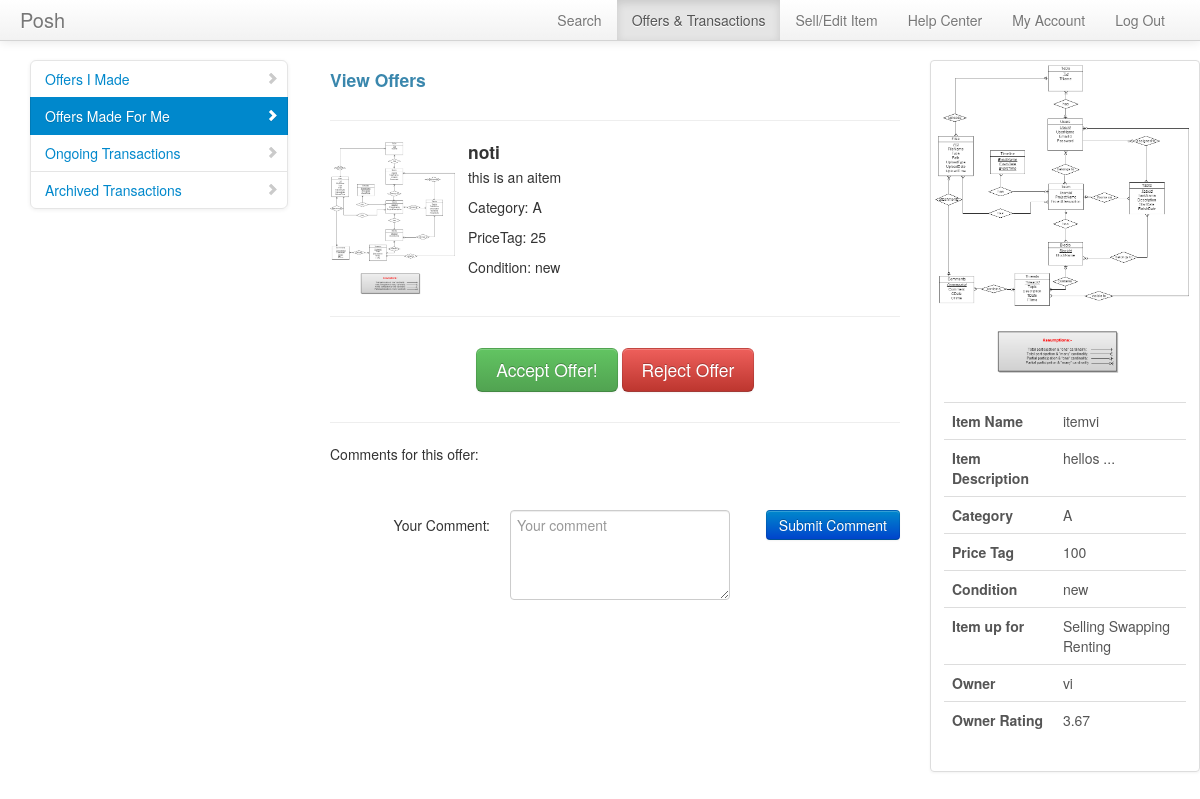
The app's page /manageoffers/viewofferswap.php?offerid=72 (signed in) with its own data.
### tables this page shows
CREATE TABLE IF NOT EXISTS `inventory` (
  `itemid` int(10) NOT NULL AUTO_INCREMENT,
  `owner` varchar(20) NOT NULL,
  `itemname` varchar(40) NOT NULL,
  `category` varchar(40) NOT NULL,
  `addedon` timestamp NOT NULL DEFAULT CURRENT_TIMESTAMP,
  `pricetag` int(10) NOT NULL,
  `description` varchar(500) NOT NULL,
  `condition` varchar(20) NOT NULL,
  `image` varchar(30) DEFAULT NULL,
  PRIMARY KEY (`itemid`),
  KEY `owner` (`owner`)
);

CREATE TABLE IF NOT EXISTS `users` (
  `username` varchar(20) NOT NULL,
  `studentid` int(10) NOT NULL,
  `email` varchar(40) NOT NULL,
  `firstname` varchar(40) NOT NULL,
  `lastname` varchar(40) NOT NULL,
  `roomno` int(3) NOT NULL,
  `wing` varchar(1) NOT NULL,
  `rating` float NOT NULL,
  `password` varchar(20) NOT NULL,
  `confirmed` int(1) NOT NULL,
  `ratingno` int(11) DEFAULT '1',
  `random` int(11) DEFAULT NULL,
  PRIMARY KEY (`username`)
);

### meekrodb.2.1.class.php (called while the page is built, shortened)
<?php
class DB {
  protected static $mdb = null;
  public static function getMDB() {
    $mdb = DB::$mdb;
    if ($mdb === null) {
      $mdb = DB::$mdb = new MeekroDB();
    }
    return $mdb;
  }
  public static function query() { $args = func_get_args(); return call_user_func_array(array(DB::getMDB(), 'query'), $args); }
}
class MeekroDB {
  public $dbName = '';
  public $user = '';
  public $password = '';
  public $host = 'localhost';
  public $port = null;
  public $encoding = 'latin1';
  public $queryMode = 'queryAllRows';
  public $param_char = '%';
  public $named_param_seperator = '_';
  public $internal_mysql = null;
  public function __construct($host=null, $user=null, $password=null, $dbName=null, $port=null, $encoding=null) {
    if ($host === null) $host = DB::$host;
    if ($user === null) $user = DB::$user;
    if ($password === null) $password = DB::$password;
    if ($dbName === null) $dbName = DB::$dbName;
    if ($port === null) $port = DB::$port;
    if ($encoding === null) $encoding = DB::$encoding;
    $this->host = $host;
    $this->user = $user;
    $this->password = $password;
    $this->dbName = $dbName;
    $this->port = $port;
    $this->encoding = $encoding;
  }
  public function get() {
    $mysql = $this->internal_mysql;
    if ($mysql == null) {
      if (! $this->port) $this->port = ini_get('mysqli.default_port');
      $mysql = new mysqli($this->host, $this->user, $this->password, $this->dbName, $this->port);
      $mysql->set_charset($this->encoding);
      $this->internal_mysql = $mysql;
    }
    return $mysql;
  }
  public function escape($str) {
    $db = $this->get();
    return $db->real_escape_string($str);
  }
  protected function prependCall($function, $args, $prepend) {
    array_unshift($args, $prepend);
    return call_user_func_array($function, $args);
  }
  protected function wrapStr($strOrArray, $wrapChar, $escape = false) {
    if (! is_array($strOrArray)) {
      if ($escape) return $wrapChar . $this->escape($strOrArray) . $wrapChar;
      else return $wrapChar . $strOrArray . $wrapChar;
    } else {
      $R = array();
      foreach ($strOrArray as $element) {
        $R[] = $this->wrapStr($element, $wrapChar, $escape);
      }
      return $R;
    }
  }
  public function parseQueryParamsNew() {
    $args = func_get_args();
    $sql = array_shift($args);
    $args_all = $args;
    $posList = array();
    $pos_adj = 0;
    $param_char_length = strlen($this->param_char);
    $named_seperator_length = strlen($this->named_param_seperator);
    $types = array(
      $this->param_char . 'll',
      $this->param_char . 'ls',
      $this->param_char . 'l',
      $this->param_char . 'li',
      $this->param_char . 'ld',
      $this->param_char . 'lb',
      $this->param_char . 's',
      $this->param_char . 'i',
      $this->param_char . 'd',
      $this->param_char . 'b',
      $this->param_char . 'ss'
    );
    foreach ($types as $type) {
      $lastPos = 0;
      while (($pos = strpos($sql, $type, $lastPos)) !== false) {
        $lastPos = $pos + 1;
        $posList[$pos] = $type;
      }
    }
    ksort($posList);
    foreach ($posList as $pos => $type) {
      $type = substr($type, $param_char_length);
      $length_type = strlen($type) + $param_char_length;
      $new_pos = $pos + $pos_adj;
      $new_pos_back = $new_pos + $length_type;
      if ($arg_number_length = strspn($sql, '0123456789', $new_pos_back)) {
        $arg_number = substr($sql, $new_pos_back, $arg_number_length);
        if (! isset($args_all[$arg_number])) $this->nonSQLError("Non existent argument reference (arg $arg_number): $sql");
        $arg = $args_all[$arg_number];
      } else {
        $arg = array_shift($args);
      }
      if (in_array($type, array('s', 'i', 'd', 'b', 'l'))) {
        $array_type = false;
        $arg = array($arg);
        $type = 'l' . $type;
      } else if ($type == 'ss') {
        $result = "'%" . $this->escape(str_replace(array('%', '_'), array('\%', '\_'), $arg)) . "%'";
      } else {
        $array_type = true;
        if (! is_array($arg)) $this->nonSQLError("Badly formatted SQL query: $sql -- expecting array, but didn't get one!");
      }
      if ($type == 'ls') $result = $this->wrapStr($arg, "'", true);
      else if ($type == 'li') $result = array_map('intval', $arg);
      else if ($type == 'ld') $result = array_map('floatval', $arg);
      else if ($type == 'lb') $result = array_map(array($this, 'formatTableName'), $arg);
      else if ($type == 'll') $result = $arg;
      else if (! $result) $this->nonSQLError("Badly formatted SQL query: $sql");
      if (is_array($result)) {
        if (! $array_type) $result = $result[0];
        else $result = '(' . implode(',', $result) . ')';
      }
      $sql = substr_replace($sql, $result, $new_pos, $length_type + $arg_number_length);
      $pos_adj += strlen($result) - ($length_type + $arg_number_length);
    }
    return $sql;
  }
  public function parseQueryParams() {
    $args = func_get_args();
    if (is_string($args[1]) && preg_match('/^[is]+$/', $args[1]) && substr_count($args[0], '?') > 0)
      return call_user_func_array(array($this, 'parseQueryParamsOld'), $args);
    else
      return call_user_func_array(array($this, 'parseQueryParamsNew'), $args);
  }
  public function query() {
    $args = func_get_args();
    if ($this->queryMode == 'buffered' || $this->queryMode == 'unbuffered') {
      return $this->prependCall(array($this, 'queryHelper'), $args, $this->queryMode);
    } else {
      return call_user_func_array(array($this, 'queryAllRows'), $args);
    }
  }
  public function queryUnbuf() { $args = func_get_args(); return $this->prependCall(array($this, 'queryHelper'), $args, 'unbuffered'); }
  protected function queryHelper() {
    $args = func_get_args();
    $type = array_shift($args);
    $is_buffered = ($type == 'buffered');
    $is_null = ($type == 'null');
    $sql = call_user_func_array(array($this, 'parseQueryParams'), $args);
    $db = $this->get();
    $result = $db->query($sql, $is_buffered ? MYSQLI_STORE_RESULT : MYSQLI_USE_RESULT);
    return $result;
  }
  public function queryAllRows() {
    $args = func_get_args();
    $query = call_user_func_array(array($this, 'queryUnbuf'), $args);
    $result = $this->fetchAllRows($query);
    return $result;
  }
  protected function checkError() {
    return false;
  }
  public function fetchRow($result = null) {
    return $result->fetch_assoc();
  }
  public function fetchAllRows($result = null) {
    $A = array();
    while ($row = $this->fetchRow($result)) {
      $A[] = $row;
    }
    return $A;
  }
}
?>

### manageoffers/viewofferswap.php (the view, shortened to what this page needs)
<!DOCTYPE html>
<?php
$offerdetails = DB::query("SELECT * from offerdetails where offerid=%i", $_GET['offerid']);
$offerdetails = $offerdetails[0];
$selling = DB::query("SELECT * from inventory where itemid=%i", $offerdetails['sellingitem']);
$selling=$selling[0];
?>
<html lang="en">
  <head>
    <link href="../bootstrap/css/bootstrap.css" rel="stylesheet">
    <link href="datepicker.css" rel="stylesheet">
    <link href="../bootstrap/css/bootstrap-responsive.css" rel="stylesheet">
    <link href="../bootstrap/css/bootstrap-fileupload.css" rel="stylesheet">
    <link href="../bootstrap/css/docs.css" rel="stylesheet">
	</head>
	<body>
		<div class="navbar navbar-fixed-top">
			<div class="navbar-inner">
				<div class="container" style="width: auto; padding: 0 20px;">
					<a class="brand pull-left" href="#">Posh</a>
					<ul class="nav pull-right">
						<li><a href="../search/searchhome.php">Search</a></li>
						<li class="active"><a href="../manageoffers/listoffersbyme.php">Offers & Transactions</a></li>
						<li><a href="../inventory/viewitems.php">Sell/Edit Item</a></li>
						<li><a href="../helpcenter.php">Help Center</a></li>
						<li><a href="../userdetails.php">My Account</a></li>
						<li><a href="../login/logout.php">Log Out</a></li>
					</ul>
				</div>
			</div>
		</div>
		<div class="container" style="width: auto; padding: 20px 0px 0px 0px;">
			<div class="span3 bs-docs-sidebar">
				<ul class="nav nav-list bs-docs-sidenav">
					<li ><a href="listoffersbyme.php"><i class="icon-chevron-right"></i>Offers I Made</a></li>
					<li  class="active"><a href="listoffersforme.php"><i class="icon-chevron-right"></i>Offers Made For Me</a></li>
					<li><a href="../transactions/viewongoing.php"><i class="icon-chevron-right"></i>Ongoing Transactions</a></li>
					<li><a href="../transactions/archived.php"><i class="icon-chevron-right"></i>Archived Transactions</a></li>
				</ul>
			</div>
			<div class="span6">
			<div class="row-fluid">
			<h4><p class="text-info">View Offers </p></h4>
			</div>
			<hr>
		<?php
			if($offerdetails['offereditem1']!=''){
				$item1=$offerdetails['offereditem1'];
				$tbl_name = "inventory";
				$items = DB::query("SELECT * FROM $tbl_name where itemid=%s",$item1);
				foreach ($items as $item) {
					echo '<div class="row-fluid">';
					echo '<div class="media">';
					echo '<a class="pull-left" href="#"><img src="../upload/'.$item['image'].'" height="128" width="128" alt=""></a>';
					echo '<div class="media-body">';
					echo '<h4 class="media-heading">'.$item['itemname'].'</h4>';
					echo '<p>'.$item['description'].'</p>';
					echo '<p>Category: '.$item['category'].'</p>';
					echo '<p>PriceTag: '.$item['pricetag'].'</p>';
					echo '<p>Condition: '.$item['condition'].'</p>';
					echo '</div>';
					echo '</div>';
					echo '</div>';
					echo '<hr>';
				}
			}
			?>
			<div class="row-fluid">
			<p>
				<div class="span3"></div>
				<?php
				echo
			'<a class="btn btn-large btn-success" href="acceptoffer.php?offerid='.$_GET['offerid'].'" role="button" data-toggle="modal">Accept Offer!</a>';
			echo
				' <button class="btn btn-large btn-danger" onclick="showConfirmation('.$_GET['offerid'].')" class="btn btn-danger">Reject Offer</button>';
			?>
			</p>
			</div>
			<div class="row-fluid">
			<hr>
			<p>
			<?php
			echo 'Comments for this offer: ';
			echo '<table class="table table-hover">
				<thead>
					<tr>
					<th></th>
					<th></th>
					</tr>
				</thead>';
			echo 	'</table>';
			?>
			</p>
			<form name="comment" class="form-horizontal" action="submitcomment.php" method="post">
						<div class="control-group" id="commentgroup">
							<label class="control-label" for="inputComment">Your Comment: </label>
							<div class="controls">
							<textarea rows="4" name="comment" required id="inputComment" placeholder="Your comment" onkeyup=""></textarea>
							<button class="btn btn-primary pull-right" type="submit" id="signupbtn">Submit Comment</button>
							</div>
						</div>
			</form>
			</div>
		</div>
			<div class="span3">
			<div class="thumbnail">
			<?php echo '<img src="../upload/'.$selling['image'].'" alt="">';?>
			<div class="caption">
				<div class="row-fluid">
				<table class="table table-hover">
				<thead>
					<tr>
					<th></th>
					<th></th>
					</tr>
				</thead>
				<tr>
					<th>Item Name </th>
					<td><?php echo $selling['itemname']?></td>
				</tr>
				<tr>
					<th>Item Description </th>
					<td><?php echo substr($selling['description'],0,20)."..."?></td>
				</tr>
				<tr>
						<th>Category </th>
						<td><?php echo $selling['category']?></td>
				</tr>
				<tr>
					<th>Price Tag </th>
					<td><?php echo $selling['pricetag']?></td>
				</tr>
				<tr>
					<th>Condition </th>
					<td><?php echo $selling['condition']?></td>
				</tr>
				<tr>
					<th>Item up for </th>
					<td>
					<?php
						$ssrvalue = DB::query("SELECT ssr FROM ssritem WHERE itemid=%i",$selling['itemid']);
						$N = count($ssrvalue);
						$ssrstring = "";
						for($i=0;$i<$N;$i++){
							$val = array_values($ssrvalue[$i]);
							if($val[0]=='sell')
								$ssrstring=$ssrstring."Selling ";
							if($val[0]=='swap')
								$ssrstring=$ssrstring."Swapping ";
							if($val[0]=='rent')
								$ssrstring=$ssrstring."Renting ";
						}
						echo $ssrstring;
					?>
					</td>
				</tr>
				<tr>
					<th>Owner </th>
					<td><?php echo $selling['owner'];?></td>
				</tr>
				<tr>
					<th>Owner Rating</th>
					<td><?php
					$user = DB::query("SELECT * from users where username=%s", $selling['owner']);
					$user = $user[0];
					echo round($user['rating'], 2);
					?></td>
				</tr>
				</table>
			</div>
			</div>
			</div>
			</div>
		</div>
	</body>
</html>

### manageoffers/viewofferswap.php (style rules this page uses)
body { padding-top: 40px; padding-bottom: 20px; }

### records on screen
inventory: image (picture), itemname "noti", description "this is an aitem", category "A", pricetag "25", condition "new"
inventory: image (picture), itemname "itemvi", description "hellos", category "A", pricetag "100", condition "new", owner "vi"
users: rating "3.67"

### other values on screen
$ssrstring "Selling Swapping Renting"
